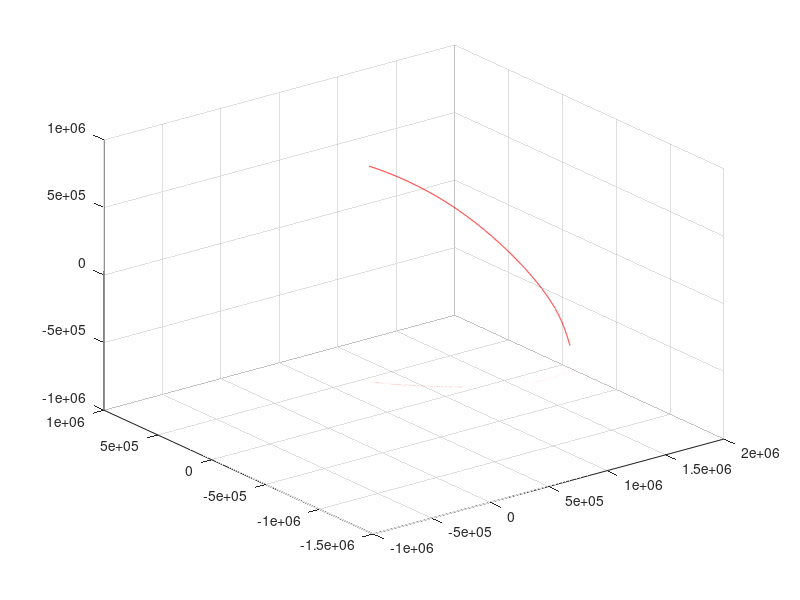

The MATLAB source for this figure:
% Checking GMAT data
clc
clear all
close all

%% Define local variables
load('irassihalotime.mat', 'Date')
load('irassihalogmat.mat', 'Gmat')


%% Energy
figure(1)
view(3)
grid on
hold on
plot3(Gmat(1,:),Gmat(2,:),Gmat(3,:),'r')% 
